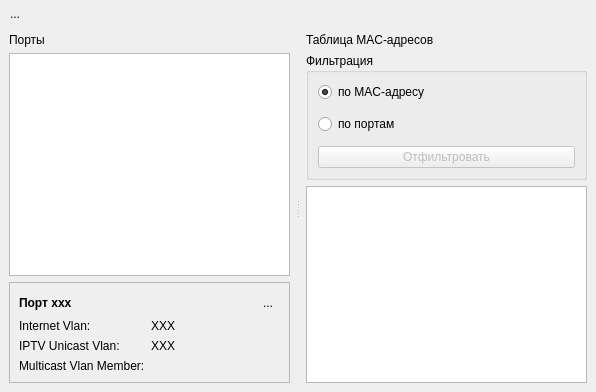
<?xml version="1.0" encoding="UTF-8"?>
<ui version="4.0">
 <class>SwitchPageWidget</class>
 <widget class="QWidget" name="SwitchPageWidget">
  <property name="geometry">
   <rect>
    <x>0</x>
    <y>0</y>
    <width>596</width>
    <height>392</height>
   </rect>
  </property>
  <property name="windowTitle">
   <string>Form</string>
  </property>
  <layout class="QVBoxLayout" name="mainVerticalLayout">
   <property name="spacing">
    <number>3</number>
   </property>
   <property name="leftMargin">
    <number>3</number>
   </property>
   <property name="topMargin">
    <number>3</number>
   </property>
   <property name="rightMargin">
    <number>3</number>
   </property>
   <property name="bottomMargin">
    <number>3</number>
   </property>
   <item>
    <layout class="QHBoxLayout" name="horizontalLayout">
     <item>
      <widget class="QToolButton" name="saveConfigButton">
       <property name="text">
        <string>...</string>
       </property>
       <property name="icon">
        <iconset resource="../resource.qrc">
         <normaloff>:/images/save.png</normaloff>:/images/save.png</iconset>
       </property>
       <property name="iconSize">
        <size>
         <width>24</width>
         <height>24</height>
        </size>
       </property>
       <property name="autoRaise">
        <bool>true</bool>
       </property>
      </widget>
     </item>
     <item>
      <spacer name="horizontalSpacer">
       <property name="orientation">
        <enum>Qt::Horizontal</enum>
       </property>
       <property name="sizeHint" stdset="0">
        <size>
         <width>40</width>
         <height>20</height>
        </size>
       </property>
      </spacer>
     </item>
    </layout>
   </item>
   <item>
    <widget class="QSplitter" name="splitter">
     <property name="orientation">
      <enum>Qt::Horizontal</enum>
     </property>
     <widget class="QWidget" name="verticalLayoutWidget">
      <layout class="QVBoxLayout" name="leftVerticalLayout">
       <property name="leftMargin">
        <number>6</number>
       </property>
       <property name="topMargin">
        <number>6</number>
       </property>
       <property name="rightMargin">
        <number>6</number>
       </property>
       <property name="bottomMargin">
        <number>6</number>
       </property>
       <item>
        <widget class="QLabel" name="portsTitleLabel">
         <property name="text">
          <string>Порты</string>
         </property>
        </widget>
       </item>
       <item>
        <widget class="QTableView" name="portListTableView">
         <property name="contextMenuPolicy">
          <enum>Qt::CustomContextMenu</enum>
         </property>
         <property name="alternatingRowColors">
          <bool>true</bool>
         </property>
         <property name="selectionMode">
          <enum>QAbstractItemView::SingleSelection</enum>
         </property>
         <property name="selectionBehavior">
          <enum>QAbstractItemView::SelectRows</enum>
         </property>
         <property name="sortingEnabled">
          <bool>true</bool>
         </property>
         <attribute name="horizontalHeaderStretchLastSection">
          <bool>true</bool>
         </attribute>
        </widget>
       </item>
       <item>
        <widget class="QFrame" name="portInfoFrame">
         <property name="frameShape">
          <enum>QFrame::StyledPanel</enum>
         </property>
         <property name="frameShadow">
          <enum>QFrame::Raised</enum>
         </property>
         <layout class="QVBoxLayout" name="verticalLayout">
          <item>
           <layout class="QHBoxLayout" name="horizontalLayout_2">
            <item>
             <widget class="QLabel" name="portInfoLabel">
              <property name="font">
               <font>
                <weight>75</weight>
                <bold>true</bold>
               </font>
              </property>
              <property name="text">
               <string>Порт xxx</string>
              </property>
             </widget>
            </item>
            <item>
             <widget class="QToolButton" name="closePortInfoButton">
              <property name="toolTip">
               <string>Закрыть</string>
              </property>
              <property name="text">
               <string>...</string>
              </property>
              <property name="icon">
               <iconset resource="../resource.qrc">
                <normaloff>:/images/close.png</normaloff>:/images/close.png</iconset>
              </property>
              <property name="autoRaise">
               <bool>true</bool>
              </property>
             </widget>
            </item>
           </layout>
          </item>
          <item>
           <layout class="QFormLayout" name="formLayout_3">
            <item row="0" column="0">
             <widget class="QLabel" name="portInetVlanDescLabel">
              <property name="text">
               <string>Internet Vlan:</string>
              </property>
             </widget>
            </item>
            <item row="1" column="0">
             <widget class="QLabel" name="portIptvVlanDescLabel">
              <property name="text">
               <string>IPTV Unicast Vlan:</string>
              </property>
             </widget>
            </item>
            <item row="2" column="0">
             <widget class="QLabel" name="multicastVlanDescLabel">
              <property name="text">
               <string>Multicast Vlan Member:</string>
              </property>
             </widget>
            </item>
            <item row="0" column="1">
             <widget class="QLabel" name="portInetVlanValueLabel">
              <property name="text">
               <string>XXX</string>
              </property>
             </widget>
            </item>
            <item row="2" column="1">
             <widget class="QLabel" name="multicastVlanValueLabel">
              <property name="text">
               <string/>
              </property>
             </widget>
            </item>
            <item row="1" column="1">
             <widget class="QLabel" name="portIptvVlanValueLabel">
              <property name="text">
               <string>XXX</string>
              </property>
             </widget>
            </item>
           </layout>
          </item>
         </layout>
        </widget>
       </item>
      </layout>
     </widget>
     <widget class="QWidget" name="verticalLayoutWidget_2">
      <layout class="QVBoxLayout" name="rightVerticalLayout">
       <property name="leftMargin">
        <number>6</number>
       </property>
       <property name="topMargin">
        <number>6</number>
       </property>
       <property name="rightMargin">
        <number>6</number>
       </property>
       <property name="bottomMargin">
        <number>6</number>
       </property>
       <item>
        <widget class="QLabel" name="macTableTitleLabel">
         <property name="text">
          <string>Таблица MAC-адресов</string>
         </property>
        </widget>
       </item>
       <item>
        <widget class="QGroupBox" name="filterGroupBox">
         <property name="title">
          <string>Фильтрация</string>
         </property>
         <layout class="QVBoxLayout" name="verticalLayout_4">
          <item>
           <widget class="QRadioButton" name="macRadioButton">
            <property name="text">
             <string>по MAC-адресу</string>
            </property>
            <property name="checkable">
             <bool>true</bool>
            </property>
            <property name="checked">
             <bool>true</bool>
            </property>
           </widget>
          </item>
          <item>
           <widget class="LineEdit" name="macLineEdit" native="true">
            <property name="inputMask" stdset="0">
             <string>hh-hh-hh-hh-hh-hh;_</string>
            </property>
           </widget>
          </item>
          <item>
           <widget class="QRadioButton" name="portRadioButton">
            <property name="text">
             <string>по портам</string>
            </property>
           </widget>
          </item>
          <item>
           <widget class="LineEdit" name="portListLineEdit" native="true">
            <property name="enabled">
             <bool>false</bool>
            </property>
           </widget>
          </item>
          <item>
           <widget class="QPushButton" name="filterPortButton">
            <property name="enabled">
             <bool>false</bool>
            </property>
            <property name="text">
             <string>Отфильтровать</string>
            </property>
           </widget>
          </item>
         </layout>
        </widget>
       </item>
       <item>
        <widget class="QTableView" name="macAddressTableView">
         <property name="contextMenuPolicy">
          <enum>Qt::CustomContextMenu</enum>
         </property>
         <property name="alternatingRowColors">
          <bool>true</bool>
         </property>
         <property name="selectionMode">
          <enum>QAbstractItemView::SingleSelection</enum>
         </property>
         <property name="selectionBehavior">
          <enum>QAbstractItemView::SelectRows</enum>
         </property>
         <property name="sortingEnabled">
          <bool>true</bool>
         </property>
         <attribute name="horizontalHeaderStretchLastSection">
          <bool>true</bool>
         </attribute>
        </widget>
       </item>
      </layout>
     </widget>
    </widget>
   </item>
  </layout>
  <action name="refreshPortInfoAction">
   <property name="text">
    <string>Обновить информацию по порту</string>
   </property>
   <property name="toolTip">
    <string>Обновить информацию по порту</string>
   </property>
  </action>
  <action name="refreshAllPortInfoAction">
   <property name="icon">
    <iconset>
     <normalon>:/images/refresh.png</normalon>
    </iconset>
   </property>
   <property name="text">
    <string>Обновить информацию по всем портам</string>
   </property>
   <property name="toolTip">
    <string>Обновить информацию по всем портам</string>
   </property>
  </action>
  <action name="refreshMacTableInfoAction">
   <property name="icon">
    <iconset>
     <normalon>:/images/refresh.png</normalon>
    </iconset>
   </property>
   <property name="text">
    <string>Обновить информацию по  MAC-адресам</string>
   </property>
   <property name="toolTip">
    <string>Обновить информацию по  MAC-адресам</string>
   </property>
  </action>
  <action name="showPortInfoAction">
   <property name="text">
    <string>Настройки порта</string>
   </property>
   <property name="toolTip">
    <string>Настройки порта</string>
   </property>
  </action>
  <action name="addPortToMulticastVlanAction">
   <property name="icon">
    <iconset>
     <normalon>:/images/yes.png</normalon>
    </iconset>
   </property>
   <property name="text">
    <string>Добавить порт</string>
   </property>
   <property name="toolTip">
    <string>Добавить порт</string>
   </property>
  </action>
  <action name="removePortFromMulticastVlanAction">
   <property name="icon">
    <iconset>
     <normalon>:/images/no.png</normalon>
    </iconset>
   </property>
   <property name="text">
    <string>Удалить порт</string>
   </property>
   <property name="toolTip">
    <string>Удалить порт</string>
   </property>
  </action>
  <action name="setPortInetServiceAction">
   <property name="text">
    <string>Интернет</string>
   </property>
   <property name="toolTip">
    <string>Интернет</string>
   </property>
  </action>
  <action name="setPortInetWithIptvStbServiceAction">
   <property name="text">
    <string>Интернет + Iptv Stb</string>
   </property>
   <property name="toolTip">
    <string>Интернет + Iptv Stb</string>
   </property>
  </action>
  <action name="saveConfigAction">
   <property name="icon">
    <iconset>
     <normalon>:/images/save.png</normalon>
    </iconset>
   </property>
   <property name="text">
    <string>Сохранить изменения конфигурации</string>
   </property>
   <property name="toolTip">
    <string>Сохранить изменения конфигурации</string>
   </property>
  </action>
 </widget>
 <customwidgets>
  <customwidget>
   <class>LineEdit</class>
   <extends>QWidget</extends>
   <header>lineedit.h</header>
  </customwidget>
 </customwidgets>
 <resources>
  <include location="../resource.qrc"/>
 </resources>
 <connections/>
</ui>
